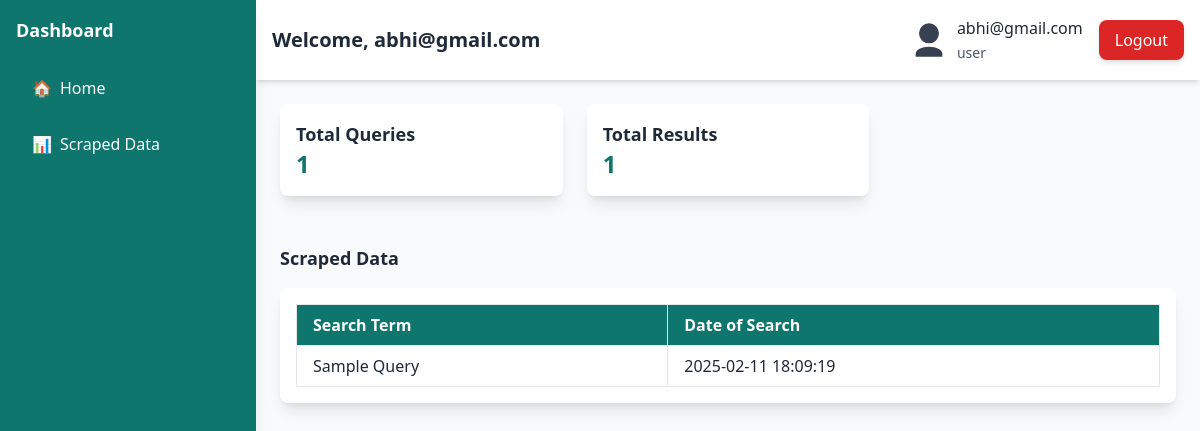
Page /dashboard (signed in) on the earlier database version.
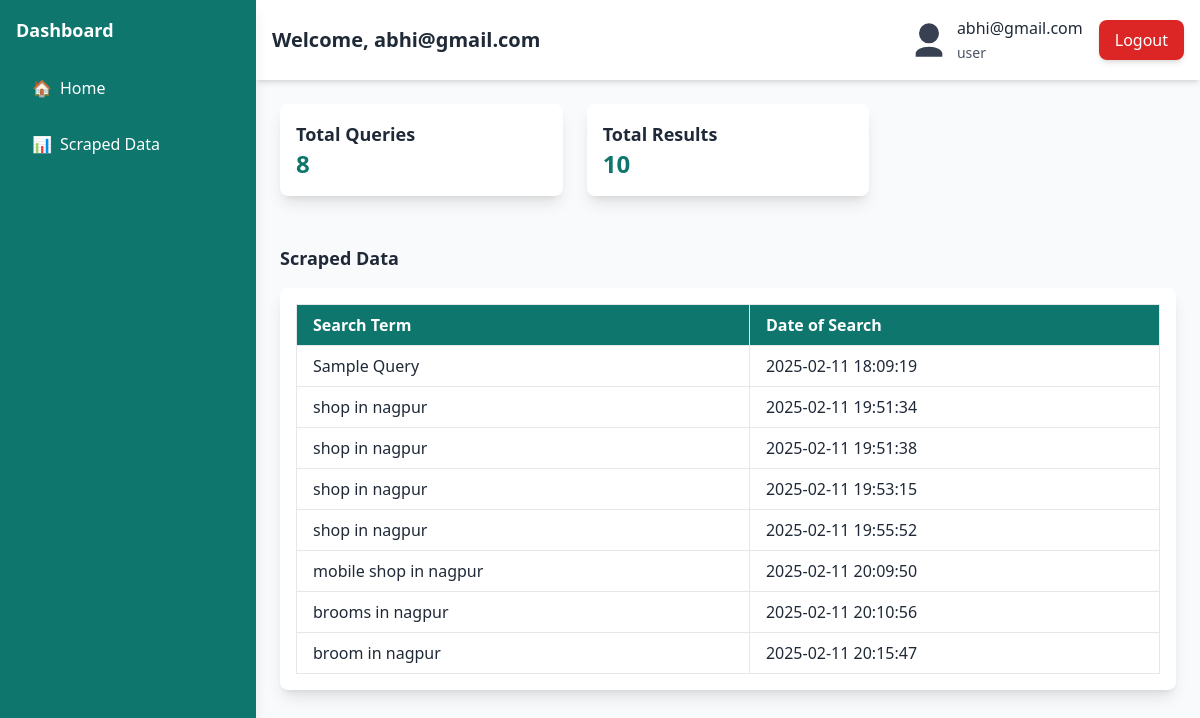
Same page on the later database version.
### models.py (models this page shows)
class User(db.Model, UserMixin):
    id = db.Column(db.Integer, primary_key=True)
    username = db.Column(db.String(50), unique=True, nullable=False)
    email = db.Column(db.String(100), unique=True, nullable=False)
    password = db.Column(db.String(100), nullable=False)
    role = db.Column(db.String(10), nullable=False, default="user")

class SearchQuery(db.Model):
    id = db.Column(db.Integer, primary_key=True)
    user_id = db.Column(db.Integer, db.ForeignKey("user.id"), nullable=False)
    query = db.Column(db.String(255), nullable=False)
    date = db.Column(db.DateTime, default=datetime.utcnow)
    user = db.relationship("User", backref=db.backref("search_queries", lazy=True))
    results = db.relationship("ScrapedData", backref="search_query", lazy=True)

### app.py (the view)
@app.route("/dashboard")
@login_required
def dashboard():
    search_queries = db.session.query(SearchQuery).filter(SearchQuery.user_id == current_user.id).all()
    total_queries = db.session.query(SearchQuery).filter(SearchQuery.user_id == current_user.id).count()
    total_scraped_data = db.session.query(ScrapedData).filter(ScrapedData.user_id == current_user.id).count()
    return render_template("dashboard.html",
                           search_queries=search_queries,
                           total_queries=total_queries,
                           total_scraped_data=total_scraped_data)

### app.py (called while the page is built)
@login_manager.user_loader
def load_user(user_id):
    return User.query.get(int(user_id))

### templates/dashboard.html (shortened to what this page needs)
{% extends 'base.html' %} {% block title %}Dashboard{% endblock %} {% block
content %}
<div class="flex h-screen bg-gray-50 dark:bg-gray-900">
  <aside
    class="w-64 bg-teal-700 text-white flex flex-col fixed h-screen p-4 shadow-lg"
  >
    <div class="text-lg font-semibold flex justify-between items-center mb-6">
      <span>Dashboard</span>
    </div>
    <nav class="flex-1 space-y-4">
      <a
        href="#"
        class="flex items-center space-x-2 px-4 py-2 rounded-lg hover:bg-teal-600"
      >
        <span>🏠</span> <span>Home</span>
      </a>
      <a
        href="{{ url_for('scrape') }}"
        class="flex items-center space-x-2 px-4 py-2 rounded-lg hover:bg-teal-600"
      >
        <span>📊</span> <span>Scraped Data</span>
      </a>
    </nav>
  </aside>
  <div class="flex-1 flex flex-col ml-64">
    <header
      class="bg-white dark:bg-gray-800 shadow-md p-4 flex justify-between items-center"
    >
      <h1 class="text-xl font-semibold text-gray-800 dark:text-gray-300">
        Welcome, {{ current_user.username }}
      </h1>
      <div class="flex items-center space-x-4">
        <div class="flex items-center space-x-2">
          <svg
            class="w-10 h-10 text-gray-700 dark:text-gray-300"
            viewBox="0 0 24 24"
            fill="currentColor"
          >
            <path
              d="M12 2a6 6 0 100 12 6 6 0 000-12zm0 14c-4.4 0-8 2-8 4v2h16v-2c0-2-3.6-4-8-4z"
            />
          </svg>
          <div>
            <span class="block text-gray-800 dark:text-gray-300"
              >{{ current_user.username }}</span
            >
            <span class="text-sm text-gray-600 dark:text-gray-400"
              >{{ current_user.role }}</span
            >
          </div>
        </div>
        <a
          href="{{ url_for('logout') }}"
          class="px-4 py-2 bg-red-600 text-white rounded-lg hover:bg-red-700 shadow-md"
        >
          Logout
        </a>
      </div>
    </header>
    <div class="grid grid-cols-1 md:grid-cols-3 gap-6 p-6">
      <div class="p-4 bg-white dark:bg-gray-800 rounded-lg shadow-lg">
        <h2 class="text-lg font-semibold text-gray-800 dark:text-gray-300">
          Total Queries
        </h2>
        <p class="text-2xl font-bold text-teal-700 dark:text-teal-400">
          {{ total_queries }}
        </p>
      </div>
      <div class="p-4 bg-white dark:bg-gray-800 rounded-lg shadow-lg">
        <h2 class="text-lg font-semibold text-gray-800 dark:text-gray-300">
          Total Results
        </h2>
        <p class="text-2xl font-bold text-teal-700 dark:text-teal-400">
          {{ total_scraped_data }}
        </p>
      </div>
    </div>
    <div class="p-6">
      <h2 class="text-lg font-semibold text-gray-800 dark:text-gray-300 mb-4">
        Scraped Data
      </h2>
      <div
        class="bg-white dark:bg-gray-800 p-4 rounded-lg shadow-lg overflow-x-auto"
      >
        <table
          class="min-w-full table-auto border-collapse border border-gray-300"
        >
          <thead class="bg-teal-700 text-white">
            <tr>
              <th class="border px-4 py-2 text-left">Search Term</th>
              <th class="border px-4 py-2 text-left">Date of Search</th>
            </tr>
          </thead>
          <tbody class="text-gray-800 dark:text-gray-300">
            {% for query in search_queries %}
            <tr
              class="border cursor-pointer hover:bg-teal-100 dark:hover:bg-teal-700"
              data-id="{{ query.id }}"
              onclick="openModal(this)"
            >
              <td class="border px-4 py-2">{{ query.query }}</td>
              <td class="border px-4 py-2">
                {{ query.date.strftime('%Y-%m-%d %H:%M:%S') }}
              </td>
            </tr>
            {% endfor %}
          </tbody>
        </table>
      </div>
    </div>
  </div>
</div>
{% endblock %}

### templates/base.html (shortened to what this page needs)
<!DOCTYPE html>
<html lang="en">
<head>
    <script src="https://cdn.tailwindcss.com"></script>
</head>
<body class="bg-gray-100">
    {% block content %}{% endblock %}
</body>
</html>

Differences in the rows shown:
added SearchQuery: query "shop in nagpur", date "2025-02-11 19:51:34"
added SearchQuery: query "shop in nagpur", date "2025-02-11 19:51:38"
added SearchQuery: query "shop in nagpur", date "2025-02-11 19:53:15"
added SearchQuery: query "shop in nagpur", date "2025-02-11 19:55:52"
added SearchQuery: query "mobile shop in nagpur", date "2025-02-11 20:09:50"
added SearchQuery: query "brooms in nagpur", date "2025-02-11 20:10:56"
added SearchQuery: query "broom in nagpur", date "2025-02-11 20:15:47"
Other differences:
{{ total_queries }}: "1" → "8"
{{ total_scraped_data }}: "1" → "10"
